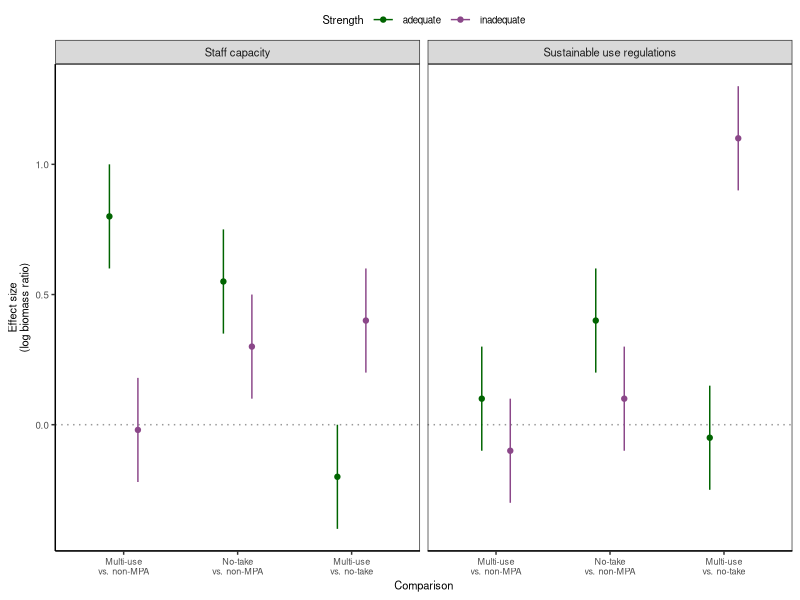

R code for this plot: (Note: this script raises an error after producing the figure.)

# Clear workspace
rm(list = ls())

# Setup
################################################################################

# Packages
library(tidyverse)

# Directories
plotdir <- "figures"

# Simulate data
################################################################################

# Read data
data_orig <- readxl::read_excel("data/fig5_data.xlsx") %>%
  mutate(effect_sd=0.2,
         effect_lo=effect - effect_sd,
         effect_hi=effect + effect_sd,
         comparison=recode_factor(comparison,
                                  "MU:0"="Multi-use\nvs. non-MPA",
                                  "NT:0"="No-take\nvs. non-MPA",
                                  "NT:MU|MU"="Multi-use\nvs. no-take"))


# Plot data
################################################################################

# Base theme
base_theme <- theme(axis.text=element_text(size=7),
                    axis.text.x=element_text(size=6.5),
                    axis.title=element_text(size=8),
                    legend.text=element_text(size=7),
                    legend.title=element_text(size=8),
                    strip.text = element_text(size=8),
                    plot.tag=element_text(size=9),
                    # Gridlines
                    panel.grid.major = element_blank(),
                    panel.grid.minor = element_blank(),
                    panel.background = element_blank(),
                    axis.line = element_line(colour = "black"))

# Plot effects
g <- ggplot(data_orig, aes(x=comparison, y=effect, color=level)) +
  facet_wrap(~category) +
  # Reference line
  geom_hline(yintercept=0, color="grey60", linetype="dotted") +
  # Data
  geom_errorbar(position=position_dodge(width=0.5), width=0,
                mapping=aes(ymin=effect_lo, ymax=effect_hi)) +
  geom_point(position=position_dodge(width=0.5)) +
  # Labels
  labs(x="Comparison", y="Effect size\n(log biomass ratio)") +
  # Legend
  scale_color_manual(name="Strength", values=c("darkgreen", "orchid4")) +
  # Theme
  theme_bw() + base_theme +
  theme(legend.position = "top",
        legend.margin = margin(c(0,0,-5,0)))
g


# Export
ggsave(g, filename=file.path(plotdir, "Fig4_another_fig.png"),
       width=4.5, height=2.75, units="in", dpi=600)

